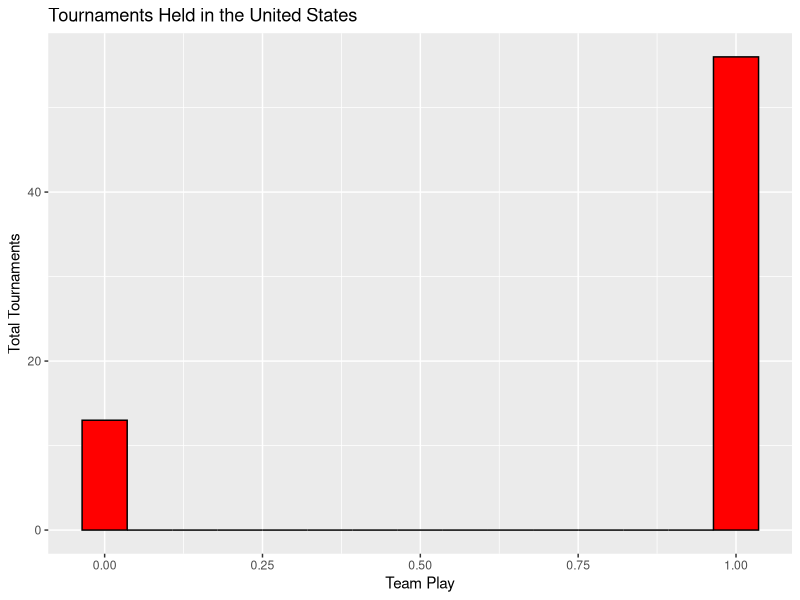
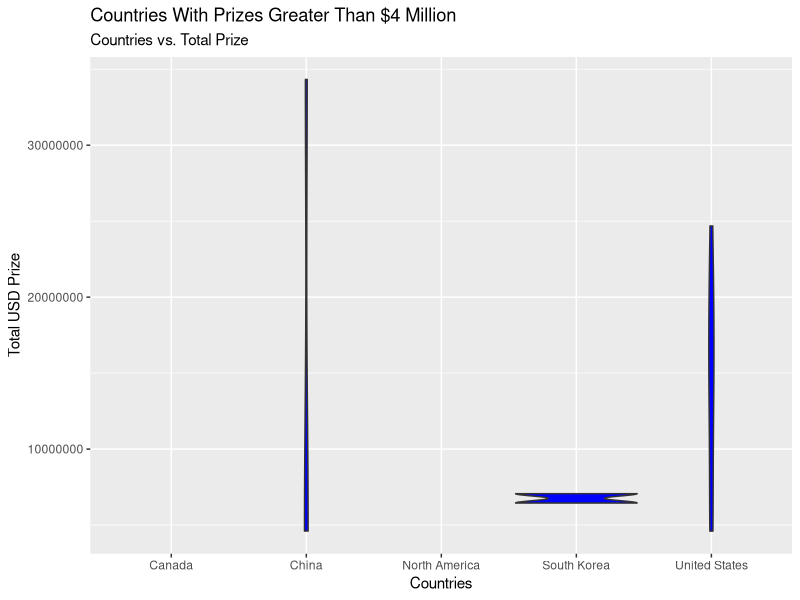
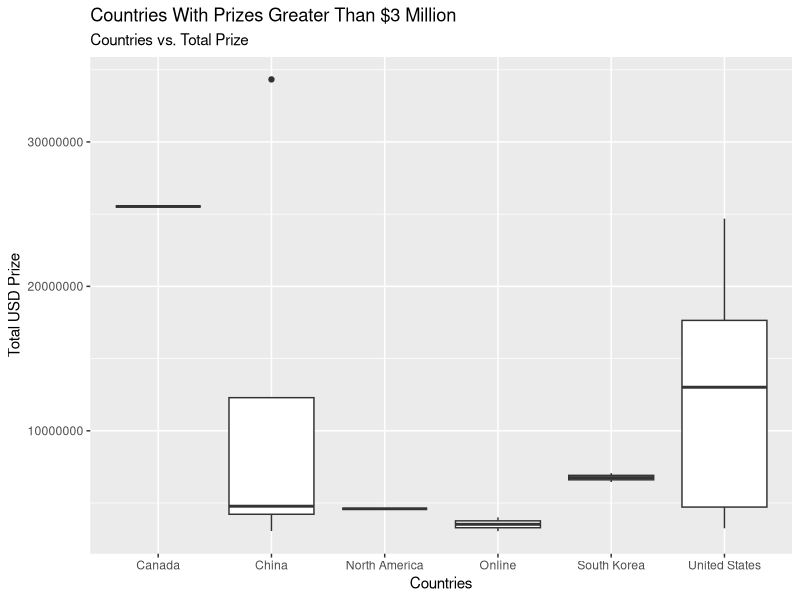

These figures' R source, in order:
## ---- chunk 1
library(tidyverse)
library(ggplot2)
## ---- chunk 2
# reading file as csv
esports<-read_csv("Esports - Tournaments with largest prize pools.csv")
esports
## ---- chunk 3
# Creating ggplot histogram 
US<- filter(esports, Country =="United States")

ggplot(data=US) + 
  geom_histogram(mapping = aes(x = TeamPlay), fill = "red", color = "black", bins = 15) + labs(title ="Tournaments Held in the United States",
       y="Total Tournaments",
       x= "Team Play") 
 
## ---- chunk 4
# Creating Violin
greater<-filter(esports, TotalUSDPrize>4000000)
options(scipen = 100)
ggplot(greater) +
 geom_violin(aes(x = Country, y=TotalUSDPrize), fill='blue') +
  
  labs(title ="Countries With Prizes Greater Than $4 Million", subtitle="Countries vs. Total Prize",
       y="Total USD Prize",
       x= "Countries") 

## ---- chunk 5
# Boxplot
greater<-filter(esports, TotalUSDPrize>3000000)
options(scipen = 100)
ggplot(data=greater, mapping=aes(x=Country, y=TotalUSDPrize)) +
 geom_boxplot() +
  
  labs(title ="Countries With Prizes Greater Than $3 Million", subtitle="Countries vs. Total Prize",
       y="Total USD Prize",
       x= "Countries") 
